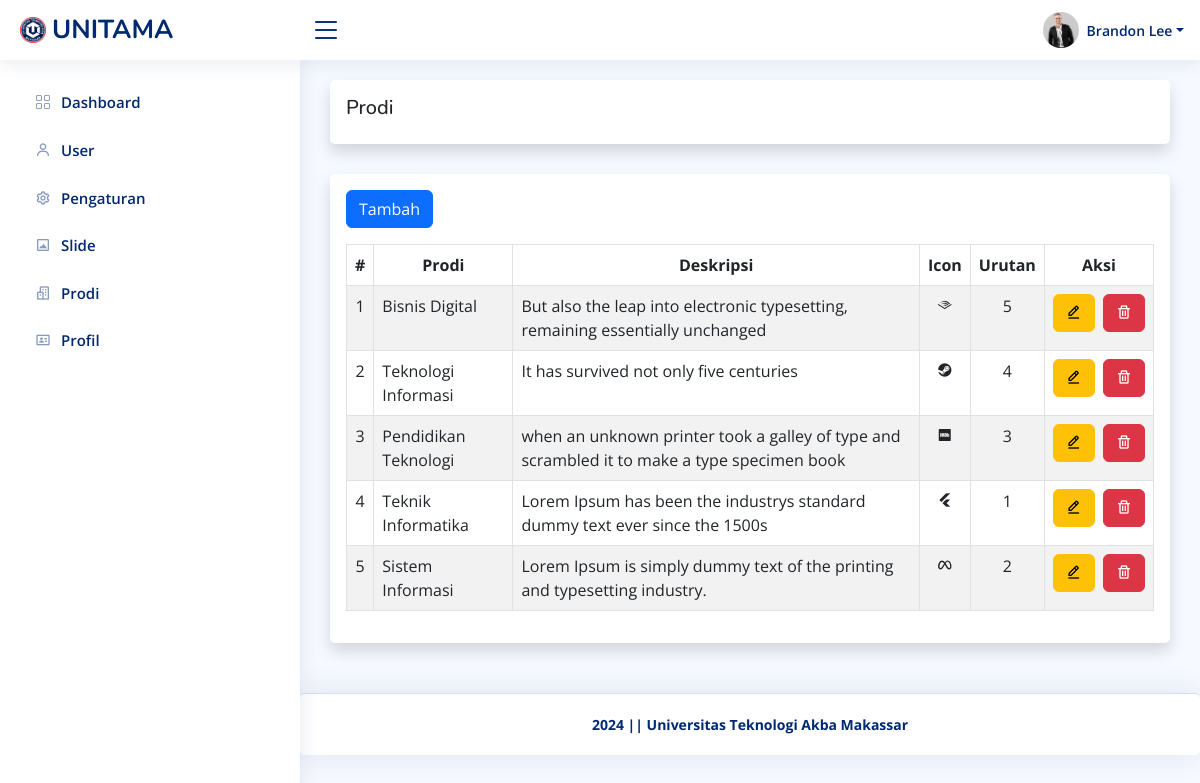
/admin/prodi/index.php (signed in), run on the app's committed database.
### tables this page shows
CREATE TABLE `pengaturan` (
  `id_pengaturan` int(11) NOT NULL,
  `appname` varchar(50) NOT NULL,
  `logo` varchar(255) NOT NULL,
  `copyright` varchar(255) NOT NULL,
  `description` varchar(255) NOT NULL,
  `keyword` varchar(255) NOT NULL,
  `author` varchar(128) NOT NULL
);

CREATE TABLE `user` (
  `id_user` int(11) NOT NULL,
  `username` varchar(128) NOT NULL,
  `password` varchar(255) NOT NULL,
  `nama` varchar(128) NOT NULL,
  `role` int(11) NOT NULL,
  `foto` varchar(255) DEFAULT NULL
);

CREATE TABLE `prodi` (
  `id_prodi` int(11) NOT NULL,
  `prodi` varchar(20) NOT NULL,
  `deskripsi` varchar(128) NOT NULL,
  `icon` varchar(20) NOT NULL,
  `urutan` int(11) NOT NULL
);

### helper.php (called while the page is built, shortened)
<?php
$base_url = 'http://localhost/unitama/';
$koneksi = mysqli_connect('localhost', 'root', '', 'unitama');
function get($query)
{
    global $koneksi;
    $result = mysqli_query($koneksi, $query);
    $row = [];
    while ($data = mysqli_fetch_assoc($result)) {
        $row[] = $data;
    }
    return $row;
}
function getWhere($query)
{
    global $koneksi;
    return mysqli_fetch_assoc(mysqli_query($koneksi, $query));
}

### admin/prodi/index.php (the view)
<?php require '../template/header.php' ?>
<?php $prodi = get("SELECT * FROM prodi ORDER BY id_prodi DESC"); ?>
<div class="card shadow p-3">
    <h5>Prodi</h5>
</div>
<div class="card shadow p-3">
    <div class="mb-3">
        <a class="btn btn-primary" href="<?= $base_url; ?>admin/prodi/tambah.php" role="button">Tambah</a>
    </div>
    <div class="table-responsive">
        <table class="table table-striped table-bordered w-100" id="data-table">
            <thead>
                <tr>
                    <th class="text-center">#</th>
                    <th class="text-center">Prodi</th>
                    <th class="text-center">Deskripsi</th>
                    <th class="text-center">Icon</th>
                    <th class="text-center">Urutan</th>
                    <th class="text-center">Aksi</th>
                </tr>
            </thead>
            <tbody>
                <?php $i = 1 ?>
                <?php foreach ($prodi as $row) : ?>
                    <tr>
                        <td class="text-center"><?= $i++; ?></td>
                        <td><?= $row['prodi']; ?></td>
                        <td><?= $row['deskripsi']; ?></td>
                        <td class="text-center"> <i class="<?= $row['icon']; ?>"></i> </td>
                        <td class="text-center"><?= $row['urutan']; ?></td>
                        <td class="text-center text-nowrap">
                            <a class="btn btn-warning me-1" href="<?= $base_url; ?>admin/prodi/ubah.php?id=<?= $row['id_prodi']; ?>" role="button"><i class='bx bx-edit-alt'></i></a>
                            <a class="btn btn-danger button-delete" href="<?= $base_url; ?>admin/prodi/hapus.php?id=<?= $row['id_prodi']; ?>" role="button"><i class='bx bx-trash'></i></a>
                        </td>
                    </tr>
                <?php endforeach ?>
            </tbody>
        </table>
    </div>
</div>
<?php require '../template/footer.php' ?>

### admin/template/header.php (shortened to what this page needs)
<?php require '../../helper.php' ?>
<?php $pengaturan = getWhere("SELECT * FROM pengaturan WHERE id_pengaturan = 1 "); ?>
<!DOCTYPE html>
<html lang="en">
<head>
    <link href="<?= $base_url; ?>assets/plugins/bootstrap/css/bootstrap.min.css" rel="stylesheet">
    <link href="<?= $base_url; ?>assets/plugins/bootstrap-icons/bootstrap-icons.css" rel="stylesheet">
    <link href="<?= $base_url; ?>assets/plugins/boxicons/css/boxicons.min.css" rel="stylesheet">
    <link href="<?= $base_url; ?>assets/plugins/quill/quill.snow.css" rel="stylesheet">
    <link href="<?= $base_url; ?>assets/plugins/quill/quill.bubble.css" rel="stylesheet">
    <link href="<?= $base_url; ?>assets/plugins/remixicon/remixicon.css" rel="stylesheet">
    <link href="<?= $base_url; ?>assets/plugins/simple-datatables/style.css" rel="stylesheet">
    <link rel="stylesheet" href="https://cdnjs.cloudflare.com/ajax/libs/twitter-bootstrap/5.3.0/css/bootstrap.min.css">
    <link rel="stylesheet" href="https://cdn.datatables.net/2.0.8/css/dataTables.bootstrap5.css">
    <link href="<?= $base_url; ?>assets/css/style.css" rel="stylesheet">
</head>
<body>
    <header id="header" class="header fixed-top d-flex align-items-center">
        <div class="d-flex align-items-center justify-content-between">
            <a href="<?= $base_url; ?>admin/dashboard" class="logo d-flex align-items-center">
                <img src="<?= $base_url; ?>assets/img/<?= $pengaturan['logo']; ?>" alt="">
                <span class="d-none d-lg-block"><?= $pengaturan['appname']; ?></span>
            </a>
            <i class="bi bi-list toggle-sidebar-btn"></i>
        </div>
        <nav class="header-nav ms-auto">
            <ul class="d-flex align-items-center">
                <li class="nav-item dropdown pe-3">
                    <?php
                    $id = $_SESSION['id_user'];
                    $akun = getWhere("SELECT * FROM user WHERE id_user = $id ");
                    ?>
                    <a class="nav-link nav-profile d-flex align-items-center pe-0" href="#" data-bs-toggle="dropdown">
                        <?php if ($akun['foto']) : ?>
                            <img src="<?= $base_url; ?>/assets/uploads/user/<?= $akun['foto']; ?>" alt="<?= $akun['nama']; ?>" class="rounded-circle">
                        <?php else : ?>
                            <img src="<?= $base_url; ?>assets/img/noprofil.png" alt="<?= $akun['nama']; ?>" class="rounded-circle">
                        <?php endif ?>
                        <span class="d-none d-md-block dropdown-toggle ps-2"><?= $akun['nama']; ?></span>
                    </a>
                </li>
            </ul>
        </nav>
    </header>
    <aside id="sidebar" class="sidebar">
        <ul class="sidebar-nav" id="sidebar-nav">
            <li class="nav-item">
                <a class="nav-link collapsed" href="<?= $base_url; ?>admin/dashboard">
                    <i class="bi bi-grid"></i>
                    <span>Dashboard</span>
                </a>
            </li>
            <?php if ($_SESSION['role'] == 1) : ?>
                <li class="nav-item">
                    <a class="nav-link collapsed" href="<?= $base_url; ?>admin/user">
                        <i class='bx bx-user'></i>
                        <span>User</span>
                    </a>
                </li>
            <?php endif ?>
            <li class="nav-item">
                <a class="nav-link collapsed" href="<?= $base_url; ?>admin/pengaturan">
                    <i class='bx bx-cog'></i>
                    <span>Pengaturan</span>
                </a>
            </li>
            <li class="nav-item">
                <a class="nav-link collapsed" href="<?= $base_url; ?>admin/slide">
                    <i class='bx bx-image-alt'></i>
                    <span>Slide</span>
                </a>
            </li>
            <li class="nav-item">
                <a class="nav-link collapsed" href="<?= $base_url; ?>admin/prodi">
                    <i class='bx bx-buildings'></i>
                    <span>Prodi</span>
                </a>
            </li>
            <li class="nav-item">
                <a class="nav-link collapsed" href="<?= $base_url; ?>admin/profil">
                    <i class='bx bx-id-card'></i>
                    <span>Profil</span>
                </a>
            </li>
        </ul>
    </aside>
    <main id="main" class="main">

### admin/template/footer.php (shortened to what this page needs)
</main>
<footer id="footer" class="footer card">
    <div class="copyright fw-bold">
        <?= $pengaturan['copyright']; ?>
    </div>
</footer>
</body>
</html>

### assets/css/style.css (style rules this page uses)
:root { scroll-behavior: smooth; }
body { font-family: "Open Sans", sans-serif; background: #f6f9ff; color: #444444; }
a { color: #4154f1; text-decoration: none; }
h1, h2, h3, h4, h5, h6 { font-family: "Nunito", sans-serif; }
#main { margin-top: 60px; padding: 20px 30px; transition: all 0.3s; }
.card { margin-bottom: 30px; border: none; border-radius: 5px; box-shadow: 0px 0 30px rgba(1, 41, 112, 0.1); }
.logo { line-height: 1; }
@media (min-width: 1200px) { .logo { width: 280px; } }
.logo img { max-height: 26px; margin-right: 6px; }
.logo span { font-size: 26px; font-weight: 700; color: #012970; font-family: "Nunito", sans-serif; }
.header { transition: all 0.5s; z-index: 997; height: 60px; box-shadow: 0px 2px 20px rgba(1, 41, 112, 0.1); background-color: #fff; padding-left: 20px; }
.header .toggle-sidebar-btn { font-size: 32px; padding-left: 10px; cursor: pointer; color: #012970; }
.header-nav ul { list-style: none; }
.header-nav>ul { margin: 0; padding: 0; }
.header-nav .nav-profile { color: #012970; }
.header-nav .nav-profile img { max-height: 36px; }
.header-nav .nav-profile span { font-size: 14px; font-weight: 600; }
.sidebar { position: fixed; top: 60px; left: 0; bottom: 0; width: 300px; z-index: 996; transition: all 0.3s; padding: 20px; overflow-y: auto; scrollbar-width: thin; scrollbar-color: #aab7cf transparent; box-shadow: 0px 0px 20px rgba(1, 41, 112, 0.1); background-color: #fff; }
@media (min-width: 1200px) { #main, #footer { margin-left: 300px; } }
.sidebar-nav { padding: 0; margin: 0; list-style: none; }
.sidebar-nav li { padding: 0; margin: 0; list-style: none; }
.sidebar-nav .nav-item { margin-bottom: 5px; }
.sidebar-nav .nav-link { display: flex; align-items: center; font-size: 15px; font-weight: 600; color: #4154f1; transition: 0.3; background: #f6f9ff; padding: 10px 15px; border-radius: 4px; }
.sidebar-nav .nav-link i { font-size: 16px; margin-right: 10px; color: #4154f1; }
.sidebar-nav .nav-link.collapsed { color: #012970; background: #fff; }
.sidebar-nav .nav-link.collapsed i { color: #899bbd; }
.footer { padding: 20px 0; font-size: 14px; transition: all 0.3s; border-top: 1px solid #cddfff; }
.footer .copyright { text-align: center; color: #012970; }

### data on the page
pengaturan: logo (picture), appname "UNITAMA", copyright "2024 || Universitas Teknologi Akba Makassar"
user: foto (picture), nama "Brandon Lee"
prodi: prodi "Bisnis Digital", deskripsi "But also the leap into electronic typesetting, remaining essentially unchanged", urutan "5"
prodi: prodi "Teknologi Informasi", deskripsi "It has survived not only five centuries", urutan "4"
prodi: prodi "Pendidikan Teknologi", deskripsi "when an unknown printer took a galley of type and scrambled it to make a type specimen book", urutan "3"
prodi: prodi "Teknik Informatika", deskripsi "Lorem Ipsum has been the industrys standard dummy text ever since the 1500s", urutan "1"
prodi: prodi "Sistem Informasi", deskripsi "Lorem Ipsum is simply dummy text of the printing and typesetting industry.", urutan "2"
